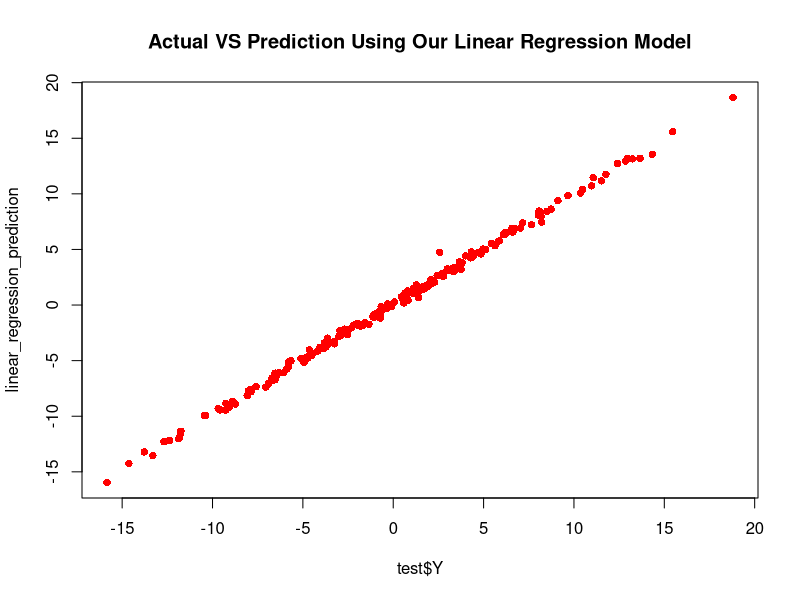
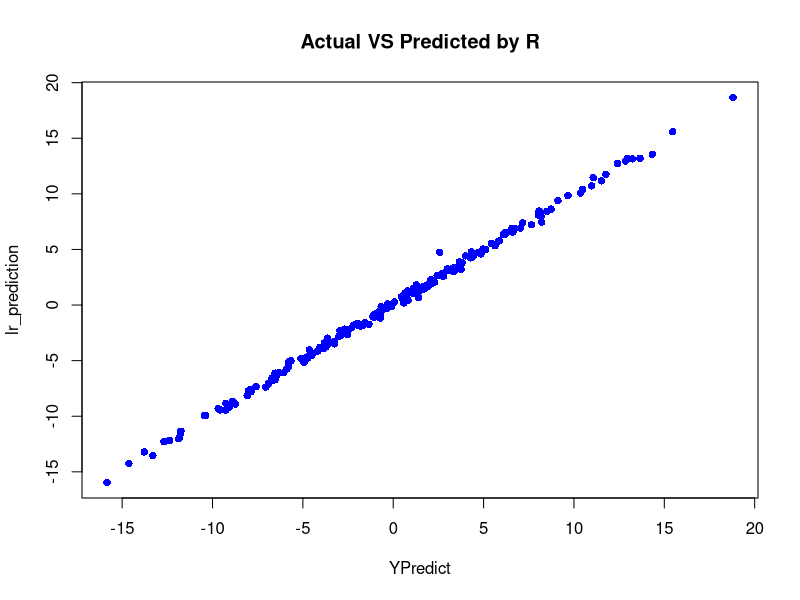

Write the R code that produced these figures, in order.
## ---- chunk 1
setwd("E:/_Source/Stockton-DSSA/DSSA-5201_Machine_Learning_Fundamentals/LinearRegression")
# Get the data
df <- read.csv("TrainData_Group1.csv", header = TRUE)
## ---- chunk 2
#Separate data into test and train. Train will be most of data set and test will be the remaining
indexes <- sample(1:nrow(df), size=0.80*nrow(df)) 
#Set data aside for training
train <- df[indexes,]
#Set data aside for testing
test <- df[-indexes,]
#Remove the index variable from memory - helps with larger data sets - no need to retain in memory data we do not need
rm(indexes)
## ---- chunk 3
#Linear regression function
Linear_Regression <- function(df) {
  #Create a column of 1's in the df
  #It should look like the Fit Model: [1 x1 x2 x3 x4 x5 y]
  df <- cbind(rep(1, nrow(df)), df)
  #We will need the length of df to create a subset later
  len <- length(df)
  #X will be the columns including the 1's added but without the Y column, since that will be used to check out answers
  #We need to find what column has the name Y and get its subset with it removed
  X <- subset(df, select=-c(Y))
  #Convert X to a matrix for the Linear Regression Algorithm 
  X <- as.matrix(X)  
  #y is the subset of the column length
  y <- df[,len]   
  #Solve for the β vector
  #%*% is matrix multiplication
  #We will solve a %*% x = b for x, where b can be either a vector or a matrix
  #Important thing here is a numeric, or complex vector, or a matrix giving the right-hand side(s) of the linear system
  #If missing, b is taken to be an identity matrix and solve will return the inverse of a.
  B_hat = solve(t(X) %*% X)  %*% t(X) %*% y #(X^T * X)^-1 * X^T * y 
  return(B_hat)
}
## ---- chunk 4
# Y = βX
# Make predictions using test data
y_hat <- function(df, B_hat) {
   #Create a matrix with the X's, without Y, and matrix multiply it by B_hat
  return (as.matrix(cbind(rep(1, nrow(df)), subset(df, select=-c(Y)))) %*% B_hat) 
}
## ---- chunk 5
#SSE TSS and R^2
calc_errors <- function(y, y_hat, df) {
  #Sum of Squared Errors
  p <- subset(df, select=-c(Y)) #(y - Ŷi)^2 
  p <- ncol(p)
  SSE = sum((y - y_hat)^2)  
  #Total Sum of Squares
  TSS = sum((y - mean(y_hat))^2) #(y - Ŷ_bar)^2
  #R^2
  R2 <- 1 - SSE/TSS #1 - SSE/TSS
  #Adjusted R2 
  adjR2 <- 1 - (SSE/(nrow(df)-p-1)/(TSS/nrow(df)-1))
  adjR2 <- mean(adjR2)
  return(list(R2 = R2, adjR2 = adjR2)) #return the list
}
## ---- chunk 6
#Linear regression test function
Linear_Regression_Testing <- function(train, test){
  #Train the Linear Regression model
  lr_train_model <- lm(data=train, formula = Y~.) 
  #Test the y_hat created by R's B_hat
  lr_prediction = predict(lr_train_model, newdata=test) 
  YPredict <- test$Y
  #Plot the actual data vs R's predicted data 
  plot(x=YPredict, y=lr_prediction, pch = 16, col='blue', main = "Actual VS Predicted by R")
  #Calculate the errors
  errors <- calc_errors(test$Y, lr_prediction, df)
  return(errors$R2)
}
## ---- chunk 7
#Run Linear Regression on the training data 
B_hat <- Linear_Regression(train)

#Make predictions with the test data and the Linear Regression model
#Note: every prediction we make will make the R2 lower 
linear_regression_prediction <- y_hat(test, B_hat)
test$Y
#Plot The actual data vs predicted data 
plot(x=test$Y, y=linear_regression_prediction, pch = 16, col='red', main = "Actual VS Prediction Using Our Linear Regression Model")

#Calculate Error of our model
error <- calc_errors(test$Y, linear_regression_prediction, df)
#Print the data to the user
print(paste("R^2 for our Linear Regression Model: ",error$R2, sep = " "))
print(paste("Adjusted R^2 for our Linear Regression Model: ",error$adjR2, sep = " "))
print(paste("R^2 for R's lm()", Linear_Regression_Testing(train, test), sep = " "))

